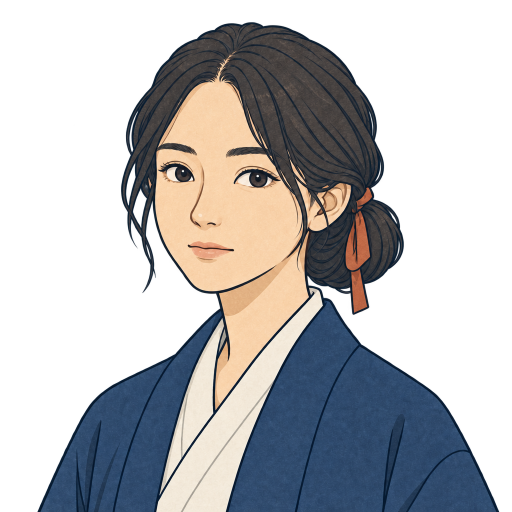
#> input picture art/annaiyaku/gen/an3_expr_normal.png, 1024 x 1024 px (shown at 1/2 size)
$ python -i convert_images.py   (imports and definitions only)
#> lines starting #> are read from the running program, lines starting #| are printed output that depends on the picture
"""art\\ の PNG を site\\img\\ の WebP にする（元の PNG は変えない）。

- 背景：長辺 1600px 以下に縮める（元がそれより小さければ拡大しない）・品質 80
- 人物：512px 四方・透過のまま・品質 82
使い方：python tools/convert_images.py
依存：Pillow のみ
"""
import sys
from pathlib import Path

from PIL import Image

ROOT = Path(__file__).resolve().parent.parent
OUT = ROOT / "site" / "img"

BG_LONG = 1600
BG_Q = 80
PERSON_SIZE = 512
PERSON_Q = 82

# 出力名 ← 元のファイル
PEOPLE = {
    "people/guide_normal.webp": "art/annaiyaku/gen/an3_expr_normal.png",
    "people/guide_smile.webp": "art/annaiyaku/gen/an3_expr_smile.png",
    "people/guide_discover.webp": "art/annaiyaku/gen/an3_expr_discover.png",
    "people/guide_think.webp": "art/annaiyaku/gen/an3_expr_think.png",
    "people/guide_bust.webp": "art/annaiyaku/gen/an3_bust.png",
    "people/yoshimitsu_normal.webp": "art/yoshimitsu/gen/ym_expr_normal.png",
    "people/yoshimitsu_smile.webp": "art/yoshimitsu/gen/ym_expr_smile.png",
}
BG_SRC = "art/bg/kinkakuji/gen"
BG_IDS = [f"bg{i:02d}" for i in range(1, 11)]


def convert_bg(src: Path, dst: Path) -> str:
    im = Image.open(src).convert("RGB")
    w, h = im.size
    scale = min(1.0, BG_LONG / max(w, h))
    if scale < 1.0:
        im = im.resize((round(w * scale), round(h * scale)), Image.LANCZOS)
    dst.parent.mkdir(parents=True, exist_ok=True)
    im.save(dst, "WEBP", quality=BG_Q, method=6)
    return f"{w}x{h} -> {im.size[0]}x{im.size[1]}"


def convert_person(src: Path, dst: Path) -> str:
#> called with src = '../art/annaiyaku/gen/an3_expr_normal.png', dst = 'out.png'
    im = Image.open(src).convert("RGBA")
#> im is the input picture: PIL image 1024x1024 RGBA; mean R, G, B, A 59.4, 61.6, 66.4, 122
    w, h = im.size
#> w = 1024; h = 1024
    side = min(w, h)  # 正方形に（元は 1024 四方。違えば中央で切る）
#> side = 1024
    left, top = (w - side) // 2, (h - side) // 2
#> left = 0; top = 0
    im = im.crop((left, top, left + side, top + side)).resize((PERSON_SIZE, PERSON_SIZE), Image.LANCZOS)
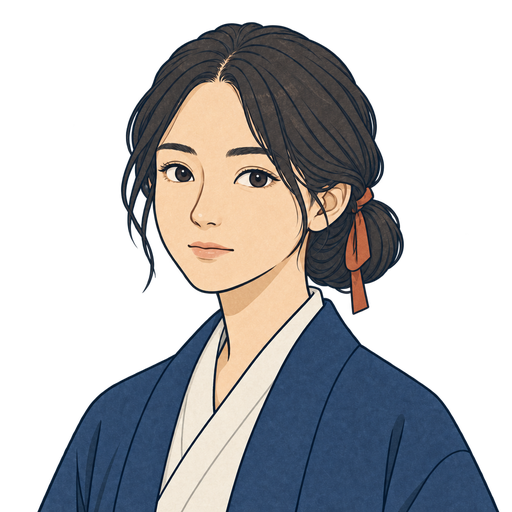
#> im: PIL image 512x512 RGBA; mean R, G, B, A 53.4, 53.4, 55.4, 122; transparent parts drawn white
#> (the run stopped early here; a loop or call above may not have finished)

$ run again, on art/annaiyaku/gen/an1_stand.png
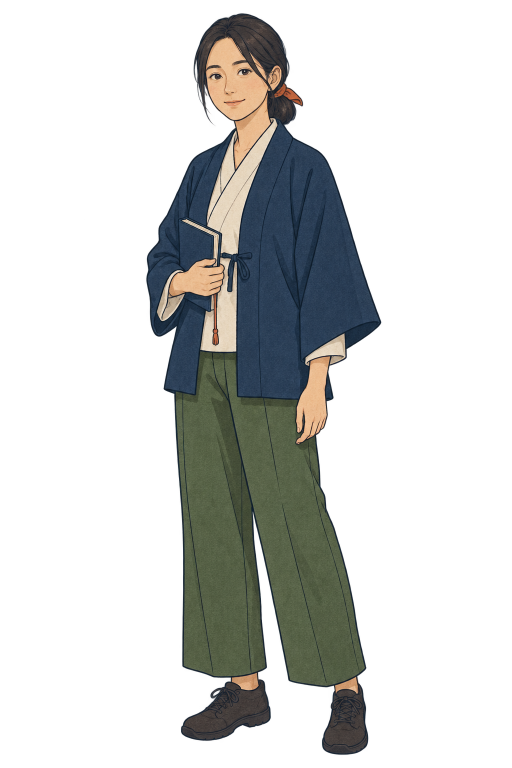
#> input picture art/annaiyaku/gen/an1_stand.png, 1024 x 1536 px (shown at 1/2 size)
#> in convert_person, im is the input picture: PIL image 1024x1536 RGBA; mean R, G, B, A 31.5, 34, 32.2, 67.8
#> in convert_person, `im = im.crop((left, top, left + side, top + side)).resize((PERSON_SIZE..`:
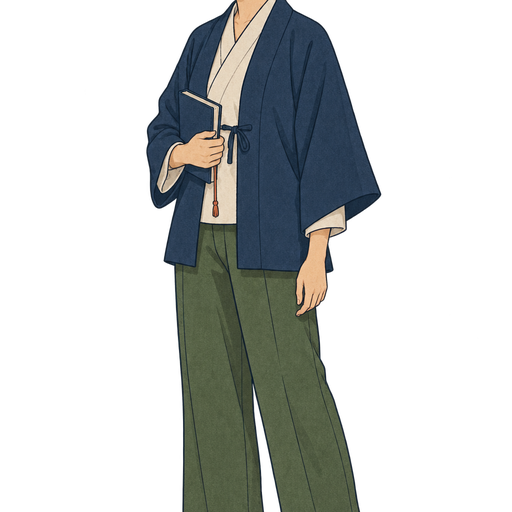
#> im: PIL image 512x512 RGBA; mean R, G, B, A 25.7, 28.7, 27.2, 81.2; transparent parts drawn white

$ run again, on art/annaiyaku/gen/an1_stand_try0.png
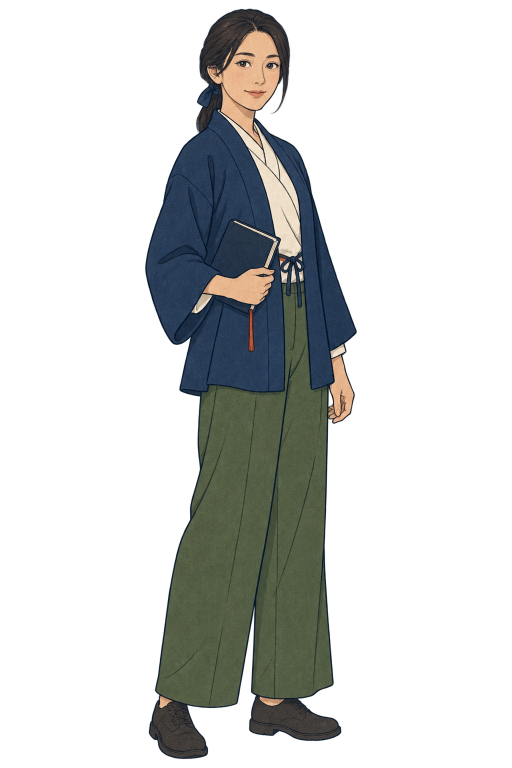
#> input picture art/annaiyaku/gen/an1_stand_try0.png, 1024 x 1536 px (shown at 1/2 size)
#> in convert_person, im is the input picture: PIL image 1024x1536 RGBA; mean R, G, B, A 28.1, 31.1, 29.9, 65.9
#> in convert_person, `im = im.crop((left, top, left + side, top + side)).resize((PERSON_SIZE..`:
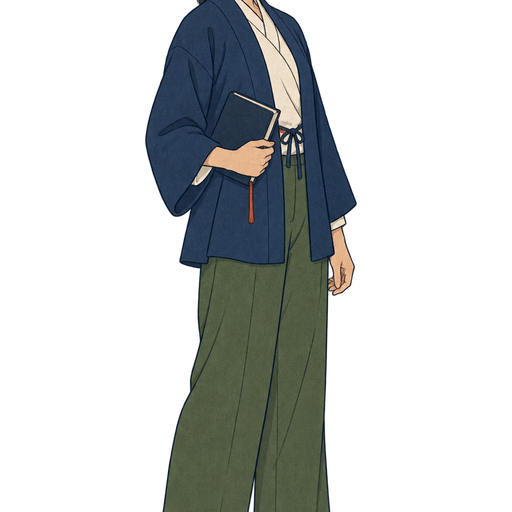
#> im: PIL image 512x512 RGBA; mean R, G, B, A 21.7, 24.9, 24, 75.8; transparent parts drawn white
